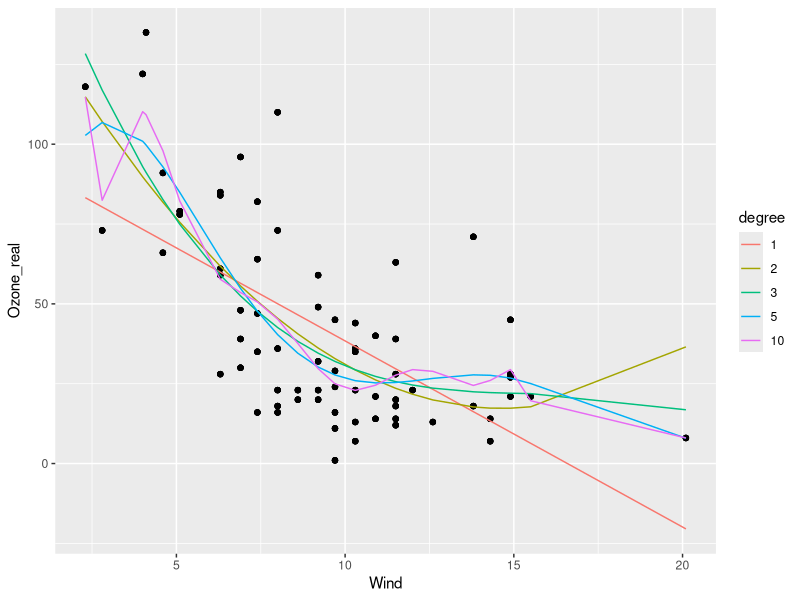

Recreate this plot in R.
setwd("c:\\DataTK")
#
# SQLBits 2024
# 
# Most Common Mistakes
# 

#######################################################
### 
###  Linearity or non-linearity
###
#######################################################

library(data.table)
library(ggplot2)

overfitting_data <- data.table(airquality)


head(airquality, n=3)

data_test=na.omit(overfitting_data[,.(Wind,Ozone)])
train_sample=sample(1:nrow(data_test),size = 0.6*nrow(data_test))


degree_of_poly=1:10
degree_to_plot=c(1,2,3,5,10)
polynomial_model=list()
df_result=NULL

for (degree in degree_of_poly) {
  fm=as.formula(paste0("Ozone~poly(Wind,",degree,",raw=T)"))
  polynomial_model=c(polynomial_model,list(lm(fm,data_test[train_sample])))
  Polynomial_degree=paste0(degree)
  data_fitted=tail(polynomial_model,1)[[1]]$fitted.values
  new_df=data.table(Wind=data_test[train_sample,Wind],Ozone_real=data_test[train_sample,Ozone],Ozone_fitted=tail(polynomial_model,1)[[1]]$fitted.values,degree=as.factor(degree))
  if (is.null(df_result))
    df_result=new_df
  else
    df_result=rbind(df_result,new_df)
}



ggplot(df_result[degree%in%degree_to_plot],aes(x=Wind))+geom_point(aes(y=Ozone_real))+geom_line(aes(color=degree,y=Ozone_fitted))
